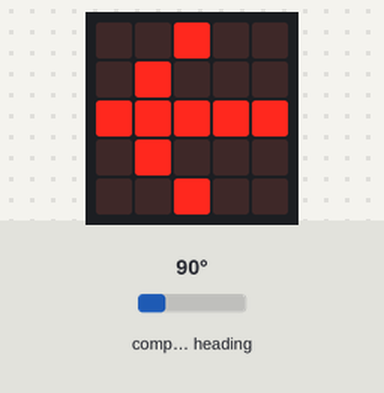
Recording of a program running on a simulated BBC micro:bit (MakeCode). Parts: the board's 5×5 LED display. Inputs (shaded band) come from the test bench; at power-on: compass heading 90°. The compass is already calibrated.

Above: at 1.2 s.
1.3 s: compass heading set to 7°
At 2.6 s:
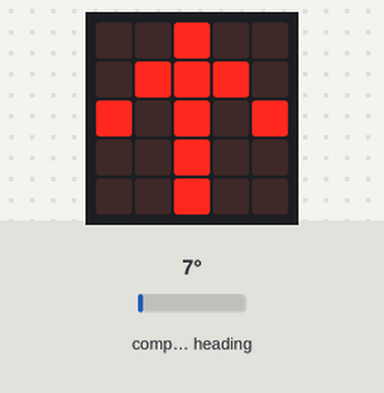
3.3 s: compass heading set to 180°
At 4.9 s:
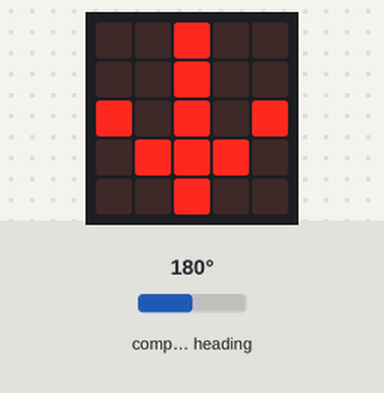
5.2 s: compass heading set to 269°
At 6.2 s:
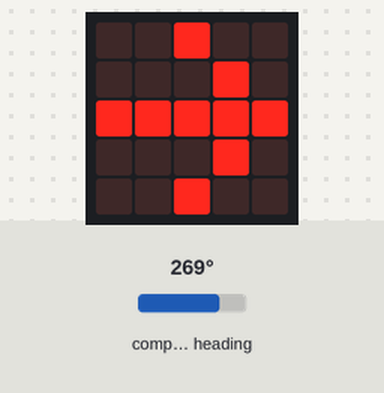
7.0 s: compass heading set to 90°
At 8.6 s:
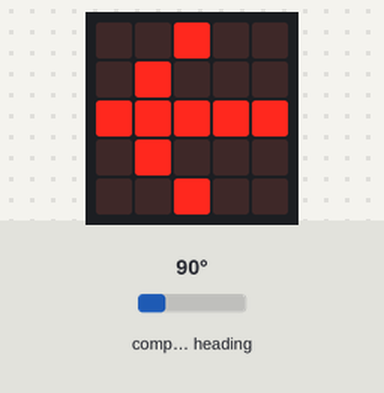
8.9 s: compass heading set to 116°
At 9.8 s:
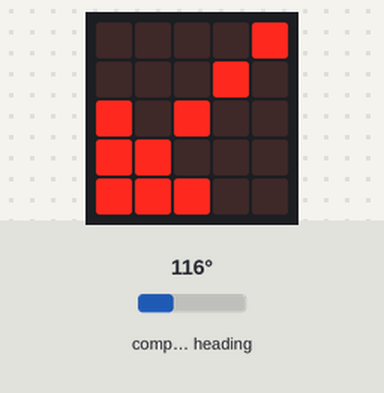
10.8 s: compass heading set to 206°
At 12.2 s:
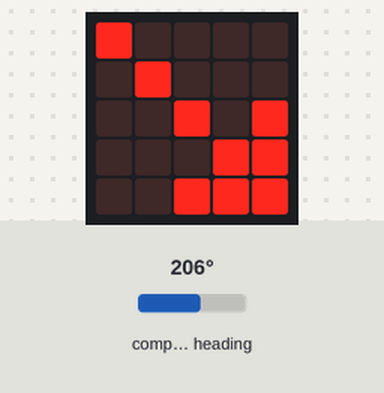
Timing chart, 0 to 13.6 s (numbered marks = the images above; inputs shaded):
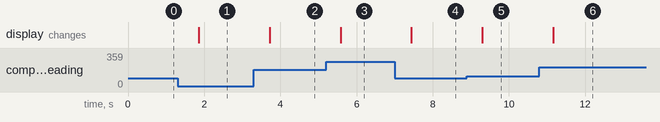

Measured:
- after the input at 1.3 s, the display: changes after 0.56 s (image 1)
- after the input at 3.3 s, the display: changes after 0.42 s (image 2)
- after the input at 5.2 s, the display: changes after 0.38 s (image 3)
- after the input at 7.0 s, the display: changes after 0.44 s (image 4)
- after the input at 8.9 s, the display: changes after 0.40 s (image 5)
- after the input at 10.8 s, the display: changes after 0.36 s (image 6)

The program:

main.ts
```typescript
let degrees = 0
function gradeTest () {
    if (degrees < 22.5) {
        basic.showArrow(ArrowNames.North)
    } else if (degrees < 67.5) {
        basic.showArrow(ArrowNames.NorthWest)
    } else if (degrees < 112.5) {
        basic.showArrow(ArrowNames.West)
    } else if (degrees < 157.5) {
        basic.showArrow(ArrowNames.SouthWest)
    } else if (degrees < 202.5) {
        basic.showArrow(ArrowNames.South)
    } else if (degrees < 247.5) {
        basic.showArrow(ArrowNames.SouthEast)
    } else if (degrees < 292.5) {
        basic.showArrow(ArrowNames.East)
    } else if (degrees < 337.5) {
        basic.showArrow(ArrowNames.NorthEast)
    } else {
        basic.showArrow(ArrowNames.North)
    }
}
basic.forever(function () {
    degrees = input.compassHeading()
    gradeTest()
})
```

test.ts
```typescript
// testene settes inn her; disse vil ikke kompilert så lenge denne pakken blir brukt som en utvidelse.
```
